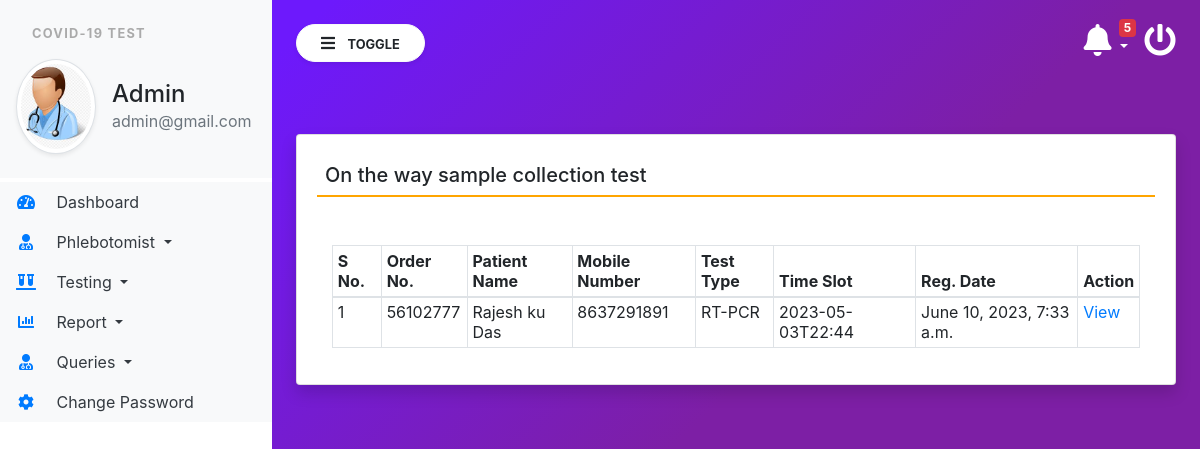
The page /ontheway (signed in) on the database its author committed.
### covid/models.py (models this page shows, shortened)
class Testrecord(models.Model):
    OrderNumber = models.CharField(max_length=50, null=True)
    patient = models.ForeignKey(Patients,on_delete=models.CASCADE)
    TestType = models.CharField(max_length=250, null=True)
    TestTimeSlot = models.CharField(max_length=150, null=True)
    ReportStatus = models.CharField(max_length=200, null=True)
    FinalReport = models.FileField(null=True,blank=True)
    ReportUploadTime = models.CharField(max_length=150,null=True)
    RegistrationDate = models.DateTimeField(auto_now_add=True)
    phlebotomist = models.ForeignKey(Phlebotomist,on_delete=models.CASCADE, null=True)
    AssignedTime = models.CharField(max_length=150, null=True)

class Patients(models.Model):
    FullName = models.CharField(max_length=150, null=True)
    MobileNumber = models.CharField(max_length=15, null=True)
    DateOfBirth = models.DateField(null=True)
    GovtIssuedId = models.CharField(max_length=150,null=True)
    GovtIssuedIdNo = models.CharField(max_length=150, null=True)
    FullAddress = models.CharField(max_length=350, null=True)
    State = models.CharField(max_length=200, null=True)
    RegistrationDate = models.DateTimeField(auto_now_add=True)

### covid/views.py (the view)
# urls.py: path('ontheway',ontheway, name='ontheway'),
def ontheway(request):
    if not request.user.is_authenticated:
        return redirect('admin_login')
    test = Testrecord.objects.filter(ReportStatus='On the Way for Collection')
    return render(request, 'ontheway.html', locals())

### covid/templatetags/custom_tag.py (called while the page is built)
@register.filter(name = 'notification')
def notification(obj):
    test  = Testrecord.objects.filter(ReportStatus="Not Processed yet")
    return test

@register.simple_tag()
def notificationcount(*args, **kwargs):
    testcount  = Testrecord.objects.filter(ReportStatus="Not Processed yet").count()
    return testcount

### covid/templates/ontheway.html
{% extends 'admin_base.html' %}
{% block main  %}
<div class="card shadow mt-5">
    <div class="card-body">
        <h5 class="p-2" style="border-bottom: 2px solid orange;">On the way sample collection test</h5>
        <div class="container-fluid mt-5">
            <table class="table table-bordered table-sm" id="example">
                <thead>
                <tr>
                    <th>S No.</th>
                    <th>Order No.</th>
                    <th>Patient Name</th>
                    <th>Mobile Number</th>
                    <th>Test Type</th>
                    <th>Time Slot</th>
                    <th>Reg. Date</th>
                    <th>Action</th>
                </tr>
                </thead>
                <tbody>
                  {% for i in test %}
                <tr>
                    <td>{{forloop.counter}}</td>
                    <td>{{i.OrderNumber}}</td>
                    <td>{{i.patient.FullName}}</td>
                    <td>{{i.patient.MobileNumber}}</td>
                    <td>{{i.TestType}}</td>
                    <td>{{i.TestTimeSlot}}</td>
                    <td>{{i.RegistrationDate}}</td>
                    <td><a href="{% url 'viewTestingDtls' i.id %}" class="text-primary">View</a></td>
                </tr>
                  {% endfor %}
                </tbody>
            </table>
        </div>
    </div>
</div>
{% endblock %}

### covid/templates/admin_base.html (shortened to what this page needs)
{% load static %}
{% load custom_tag %}
<html lang="en">
<head>
    <link rel="stylesheet" href="https://maxcdn.bootstrapcdn.com/bootstrap/4.3.1/css/bootstrap.min.css">
    <link rel="stylesheet" href="https://use.fontawesome.com/releases/v5.6.3/css/all.css"
>
    <link rel="stylesheet" type="text/css" href="{% static 'css/sidebar.css' %}">
</head>
<body>
<div class="vertical-nav bg-white" id="sidebar">
    <div class="py-4 px-3 mb-1 bg-light">
        <p class="font-weight-bold text-uppercase px-3 small dashboard-text">Covid-19 Test</p>
        <div class="media d-flex align-items-center">
            <img src="{% static 'images/admin.jpg' %}" width="80" height="80"
                 class="mr-3 rounded-circle img-thumbnail shadow-sm">
            <div class="media-body">
                <h4 class="mb-0">Admin</h4>
                <p class="text-muted mb-0">{{request.user.email}}</p>
            </div>
        </div>
    </div>
    <ul class="nav flex-column bg-white">
        <li class="nav-item">
            <a href="{% url 'admin_home' %}" class="nav-link text-dark bg-light">
                <i class="fas fa-tachometer-alt fa-fw mr-3 text-primary"></i>
                Dashboard
            </a>
        </li>
        <li class="nav-item dropdown">
            <a class="nav-link dropdown-toggle text-dark bg-light" href="#" id="navbardrop" data-toggle="dropdown">
                <i class="fas fa-user-md mr-3 text-primary fa-fw"></i> Phlebotomist
            </a>
        </li>
        <li class="nav-item dropdown">
            <a class="nav-link dropdown-toggle text-dark bg-light" href="#" id="navbardrop" data-toggle="dropdown">
                <i class="fas fa-vials mr-3 text-primary fa-fw"></i> Testing
            </a>
        </li>
        <li class="nav-item dropdown">
            <a class="nav-link dropdown-toggle text-dark bg-light" href="#" id="navbardrop" data-toggle="dropdown">
                <i class="fas fa-chart-bar mr-3 text-primary fa-fw"></i> Report
            </a>
        </li>
        <li class="nav-item dropdown">
            <a class="nav-link dropdown-toggle text-dark bg-light" href="#" id="navbardrop" data-toggle="dropdown">
                <i class="fas fa-user-md mr-3 text-primary fa-fw"></i> Queries
            </a>
        </li>
        <li class="nav-item">
            <a href="{% url 'changePassword' %}" class="nav-link text-dark bg-light">
                <i class="fas fa-cog mr-3 text-primary fa-fw"></i>
                Change Password
            </a>
        </li>
    </ul>
</div>
<div class="page-content p-4" id="content">
    <a href="/logout" title="logout" class="float-right text-white"><i class="fas fa-power-off fa-2x"></i></a>
    <div class="container">
        <div class="dropdown">
    <a href="" class="float-right text-white pr-3 dropdown-toggle" id="menu1" data-toggle="dropdown"><span class="badge badge-danger">{% notificationcount %}</span><i class="fas fa-bell fa-2x"> </i>
    </a>
    </div>
        </div>
    <button id="sidebarCollapse" type="button" class="btn btn-light bg-white rounded-pill shadow-sm px-4 mb-4">
        <i class="fas fa-bars mr-2"></i>
        <small class="text-uppercase font-weight-bold">Toggle</small>
    </button>
    {% block main %}
    {% endblock %}
</div>
</body>
</html>

### covid/static/css/sidebar.css (style rules this page uses)
body { background-image : linear-gradient(135.9deg,rgba(109,25,252,1) 16.4%,rgba(125,31,165,1) 56.1%); min-height:100vh; }
.vertical-nav { min-width : 17rem; width : 17rem; height:100vh; position:fixed; top:0; left:0; transition: all 0.4s; }
.page-content { width:calc(100% - 17rem); margin-left:17rem; transition:all 0.4s; }
.dashboard-text { letter-spacing : 0.1em; color : #aaa; }
.badge { position: absolute; top: -5px; right: 25px; }

### rows shown on the page
Testrecord: OrderNumber "56102777", patient.FullName "Rajesh ku Das", patient.MobileNumber "8637291891", TestType "RT-PCR", TestTimeSlot "2023-05-03T22:44", RegistrationDate "June 10, 2023, 7:33 a.m."

### other values the page prints
{{ request.user.email }} "admin@gmail.com"
